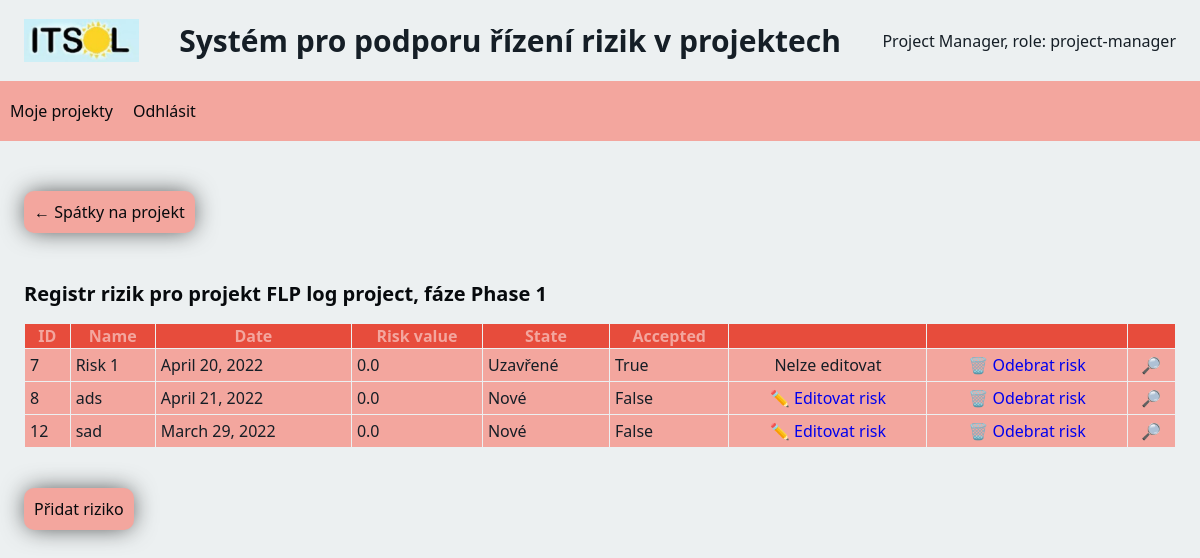
The app's page /projects/projectDetail/phaseDetail/5/7 (signed in) with its own data.
### riskManagement/models.py (models this page shows)
class User(models.Model):
    firstName = models.CharField(max_length=255)
    lastName = models.CharField(max_length=255)
    email = models.CharField(max_length=255, unique=True)
    phoneNum = models.CharField(max_length=255, unique=True)
    userLogin = models.CharField(max_length=255, unique=True)
    password = models.CharField(max_length=255)
    privileges = models.CharField(max_length=255)

class Project(models.Model):
    name = models.CharField(max_length=255)
    description = models.CharField(max_length=255)
    foreignKeyManager = models.ForeignKey(User, on_delete=models.PROTECT, related_name="projectManager")
    foreignKeyManagerRisk = models.ForeignKey(User, on_delete=models.PROTECT, related_name="riskManager")
    members = models.ManyToManyField(User, related_name="members")
    state = models.CharField(max_length=255)
    scale = models.IntegerField()

class Phase(models.Model):
    name = models.CharField(max_length=255)
    description = models.CharField(max_length=255)
    participants = models.ManyToManyField(User, related_name="participants")
    dateFrom = models.DateField()
    dateTo = models.DateField()
    foreignKeyProject = models.ForeignKey(Project, on_delete=models.CASCADE)

class Risk(models.Model):
    name = models.CharField(max_length=255)
    description = models.CharField(max_length=255)
    category = models.CharField(max_length=255)
    threat = models.CharField(max_length=255)
    triggers = models.CharField(max_length=255)
    reactions = models.CharField(max_length=255)
    creator = models.ForeignKey(User, on_delete=models.PROTECT)
    probability = models.FloatField()
    impact = models.CharField(max_length=255)
    state = models.CharField(max_length=255)
    datetime_created = models.DateField()
    foreignKeyPhase = models.ForeignKey(Phase, on_delete=models.PROTECT)
    accepted = models.BooleanField(default=False)
    value = models.FloatField()

### riskManagement/views.py (the view)
# urls.py: path('projects/projectDetail/phaseDetail/<int:projectId>/<int:phaseId>', views.phaseDetail, name='phaseDetail'),
def phaseDetail(request, projectId, phaseId):
    current_user_id = request.session["id"]
    privileges = request.session["privileges"]
    project = Project.objects.get(id=projectId)
    is_phase_editable = project.state != "Closed" and project.state != "Canceled"
    is_authorized_to_edit = Phase.objects.filter(Q(id=phaseId) & Q(participants__id=current_user_id)).exists()
    is_authorized_to_approve_risk = Project.objects.get(id=projectId).foreignKeyManagerRisk == User.objects.get(id=current_user_id)
    template = loader.get_template("phaseDetail.html")
    phase = Phase.objects.get(id=phaseId)
    context = {
    "user" :  User.objects.get(id=request.session["id"]),
        "is_editable": is_phase_editable,
        "is_authorized_to_edit": is_authorized_to_edit,
        "is_authorized_to_approve_risk": is_authorized_to_approve_risk,
        "project": project,
        "phase": phase,
        "risks": Risk.objects.filter(foreignKeyPhase=phase.id),
    }
    log_info(request, f"navigation to 'Phase detail' view from project {projectId}, phase {phaseId}")
    return HttpResponse(template.render(context, request))

### riskManagement/helpers.py (called while the page is built)
def log_info(request, message):
    user_id = request.session["id"]
    privileges = request.session["privileges"]
    logger.info(f"USER_INFO : [ id: {user_id}, privileges: {privileges} ] - {message}")

### riskManagement/templates/phase/phaseDetail.html (shortened to what this page needs)
<!DOCTYPE html>
<html>
    <head>
        {% include 'head.html' %}
    </head>
    <body>
        {% include 'nav.html' %}
        <a class="button" href="/riskManagement/projects/projectDetail/{{ project.id }}">
            &#x2190; Spátky na projekt
        </a>
        <h2>Registr rizik pro projekt {{ project.name }}, fáze {{ phase.name }}</h2>
        <table>
            <tr>
                <th>ID</th>
                <th>Name</th>
                <th>Date</th>
                <th>Risk value</th>
                <th>State</th>
                <th>Accepted</th>
                <th></th>
                {% if is_authorized_to_edit %}
                <th></th>
                <th></th>
                {% endif %}
            </tr>
            {% for x in risks %}
                <tr>
                    <td>{{x.id}}</td>
                    <td>{{x.name}}</td>
                    <td>{{x.datetime_created}}</td>
                    <td>{{x.value}}</td>
                    <td>{{x.state}}</td>
                    <td>{{x.accepted}}</td>
                    {% if is_editable and is_authorized_to_edit %}
                        {% if not x.accepted %}
                        <td class="center">
                            <a href="/riskManagement/projects/projectDetail/phaseDetail/{{ project.id }}/{{ phase.id }}/{{ x.id }}/editRisk">
                                ✏️ Editovat risk
                            </a>
                        </td>
                        {% else %}
                        <td class="center">Nelze editovat</td>
                        {% endif %}
                        <td class="center">
                            <a href="/riskManagement/projects/projectDetail/phaseDetail/{{ project.id }}/{{ phase.id }}/{{ x.id }}/removeRisk">
                                🗑️ Odebrat risk
                            </a>
                        </td>
                    {% endif %}
                    <td class="center">
                        <a href="/riskManagement/projects/projectDetail/phaseDetail/{{ project.id }}/{{ phase.id }}/{{ x.id }}/riskDetail">
                            🔎
                        </a>
                    </td>
                </tr>
            {% endfor %}
        </table>
        {% if is_editable and is_authorized_to_edit %}
            <a class="button" href="/riskManagement/projects/projectDetail/phaseDetail/{{ project.id }}/{{ phase.id }}/addRisk">Přidat riziko</a>
        {% endif %}
    </body>
</html>

### riskManagement/templates/nav.html (shortened to what this page needs)
<div class="header">
    {% load static %}
    <img src="{% static 'logo.JPG' %}" alt="Logo ITSol" style="width: 10%;" >
    <h1>Systém pro podporu řízení rizik v projektech</h1>
    <div>{{user.firstName}} {{user.lastName}}, role: {{user.privileges}}</div>
</div>
<nav>
    <a href="{% url 'projects' %}">Moje projekty</a>
    <a href="{% url 'index' %}">Odhlásit</a>
</nav>

### riskManagement/static/styles.css (style rules this page uses)
:root { --light: #ECF0F1; --dark: #151E26; --darker: #070a0d; --warm: #f3a69e; --normal: #85C1E9; --alarm: #E74C3C; }
.button { box-shadow: 0px 0px 24px -3px rgba(0,0,0,0.74); background-color: #4CAF50; border: none; color: white; padding: 15px 32px; text-align: center; text-decoration: none; display: inline-block; font-size: 16px; }
body { background-color: var(--light); color: var(--dark); font-family: 'Segoe UI', Tahoma, Geneva, Verdana, sans-serif; font-size: 16px; margin: 0; }
nav { background-color: var(--warm); width: 100%; height: 60px; display: flex; flex-direction: row; flex-wrap: wrap; justify-content: flex-start; align-items: stretch; align-content: flex-start; margin-bottom: 30px; }
nav a, input[type="submit"] { height: 40px; display: flex; align-items: center; text-decoration: none; background-color: var(--warm); padding: 10px; color: var(--darker); transition: color, background-color 0.3s; cursor: pointer; margin-bottom: 30px; }
a.button { text-align: left; margin-top: 20px; margin-left: 2%; margin-bottom: 30px; background-color: var(--warm); padding: 10px; color: var(--darker); text-decoration: none; transition: color, background-color 0.3s; border-radius: 10px; }
h1 { text-align: center; font-size: 30px; }
h2 { margin-left: 2%; font-size: 20px; color: var(--darker); }
div.header { width: 96%; display: flex; justify-content: flex-start; align-items: center; flex-direction: row; gap: 0px 40px; margin-left: 2%; margin-right: 2%; }
div.header div:last-of-type { margin-left: auto; }
table { border: none; width: 96%; border-collapse: collapse; margin-left: 2%; margin-right: 2%; margin-bottom: 20px; }
th { background-color: var(--alarm); color: var(--warm); font-weight: 700; border: 1px solid var(--light); text-align: center; }
td { padding: 5px; margin: 1px; border: 1px solid var(--light); background-color: var(--warm); color: var(--dark); }
td.center { text-align: center; }
td a { text-decoration: none; }

### records on screen
User: firstName "Project", lastName "Manager", privileges "project-manager"
Project: name "FLP log project"
Phase: name "Phase 1"
Risk: id "7", name "Risk 1", datetime_created "April 20, 2022", value "0.0", state "Uzavřené", accepted "True", shows "Nelze editovat"
Risk: id "8", name "ads", datetime_created "April 21, 2022", value "0.0", state "Nové", accepted "False"
Risk: id "12", name "sad", datetime_created "March 29, 2022", value "0.0", state "Nové", accepted "False"
